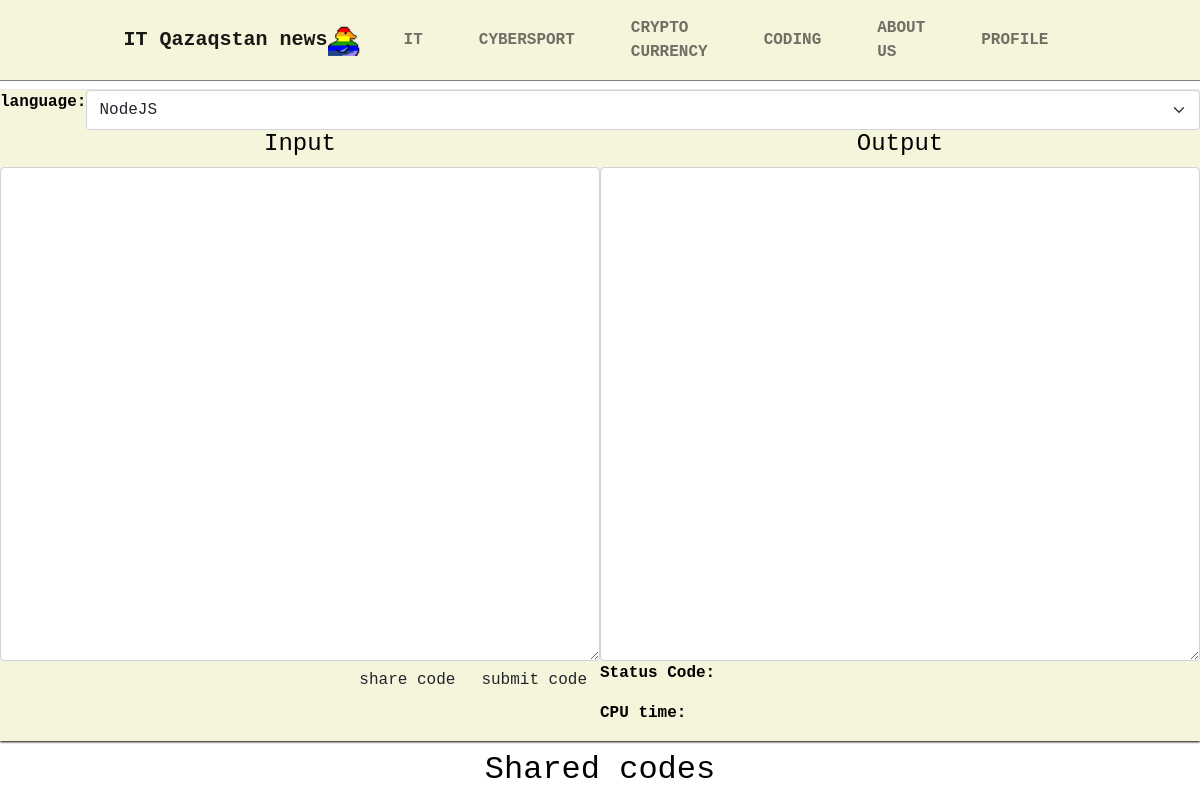
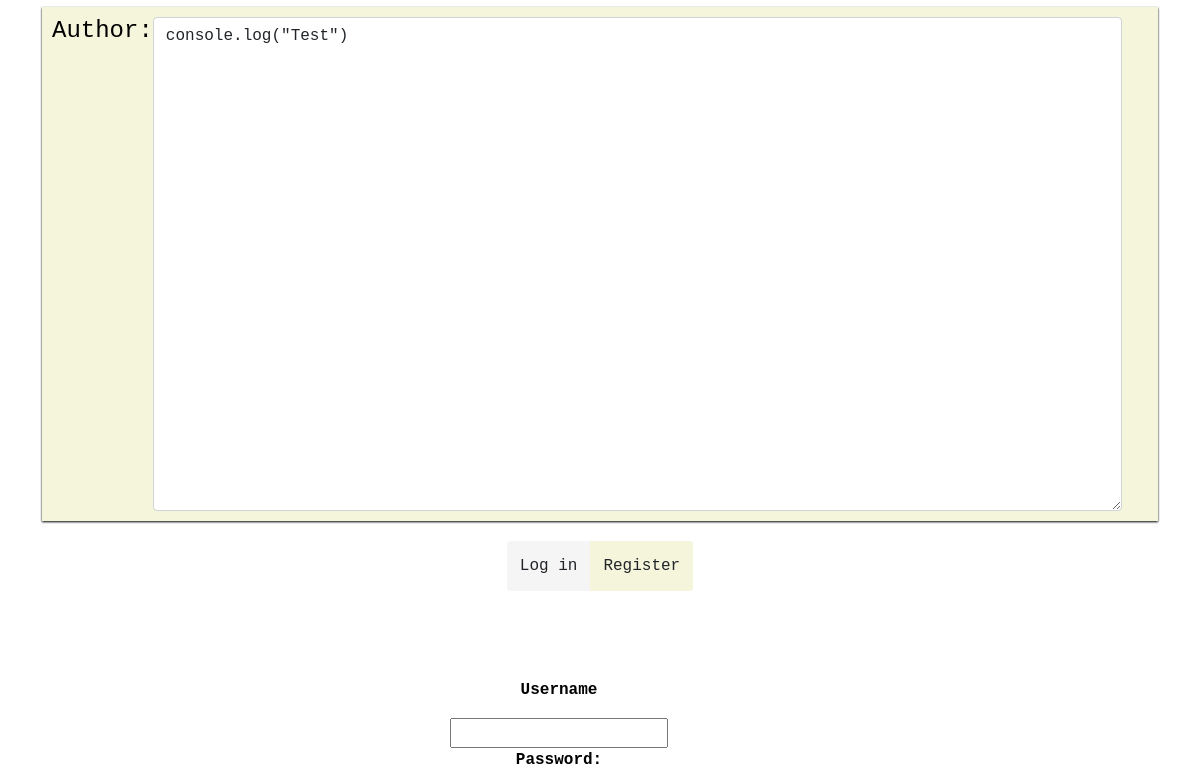
Page /en/coding (upper part) on the earlier database version (2 pictures, top to bottom).
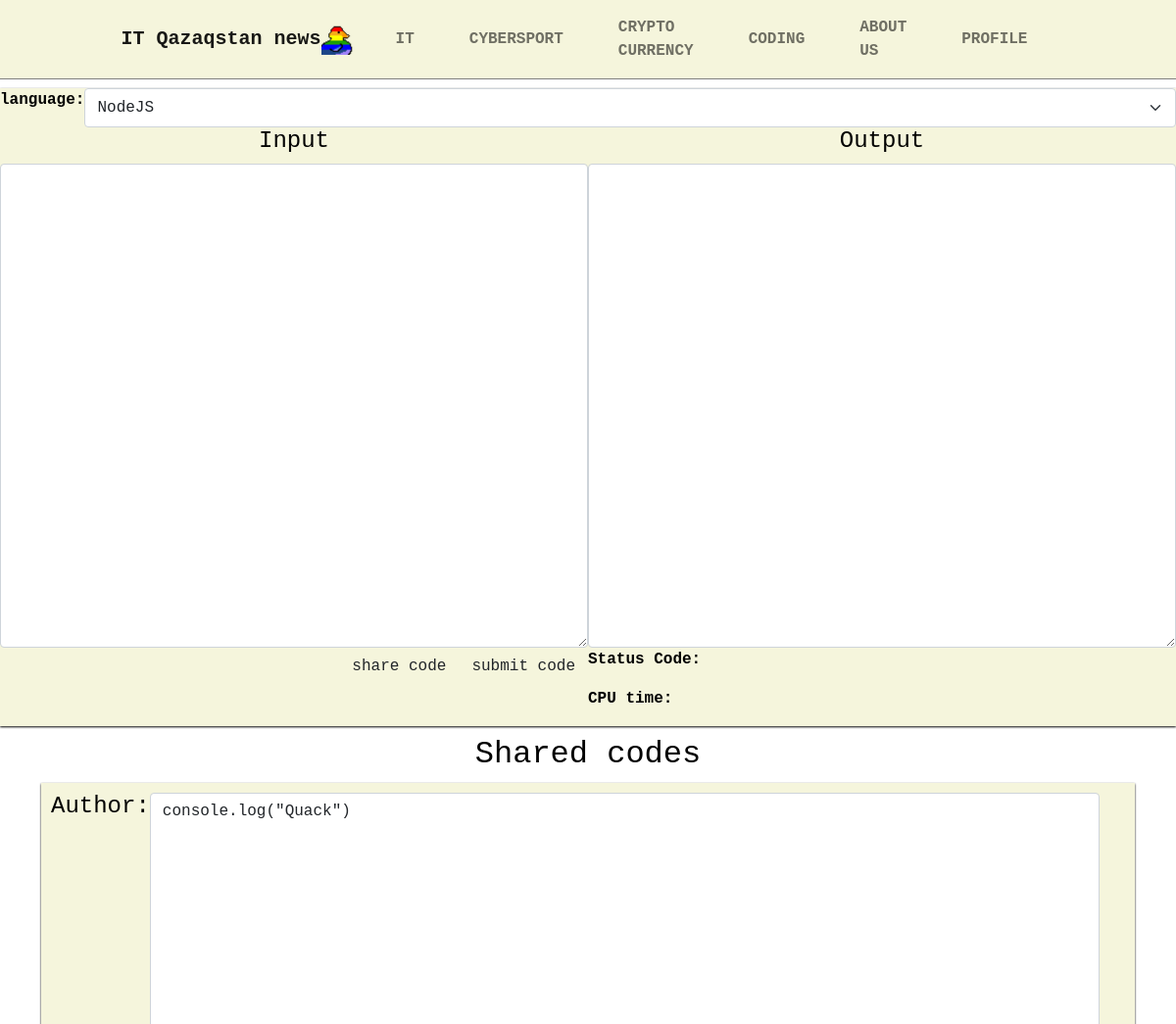
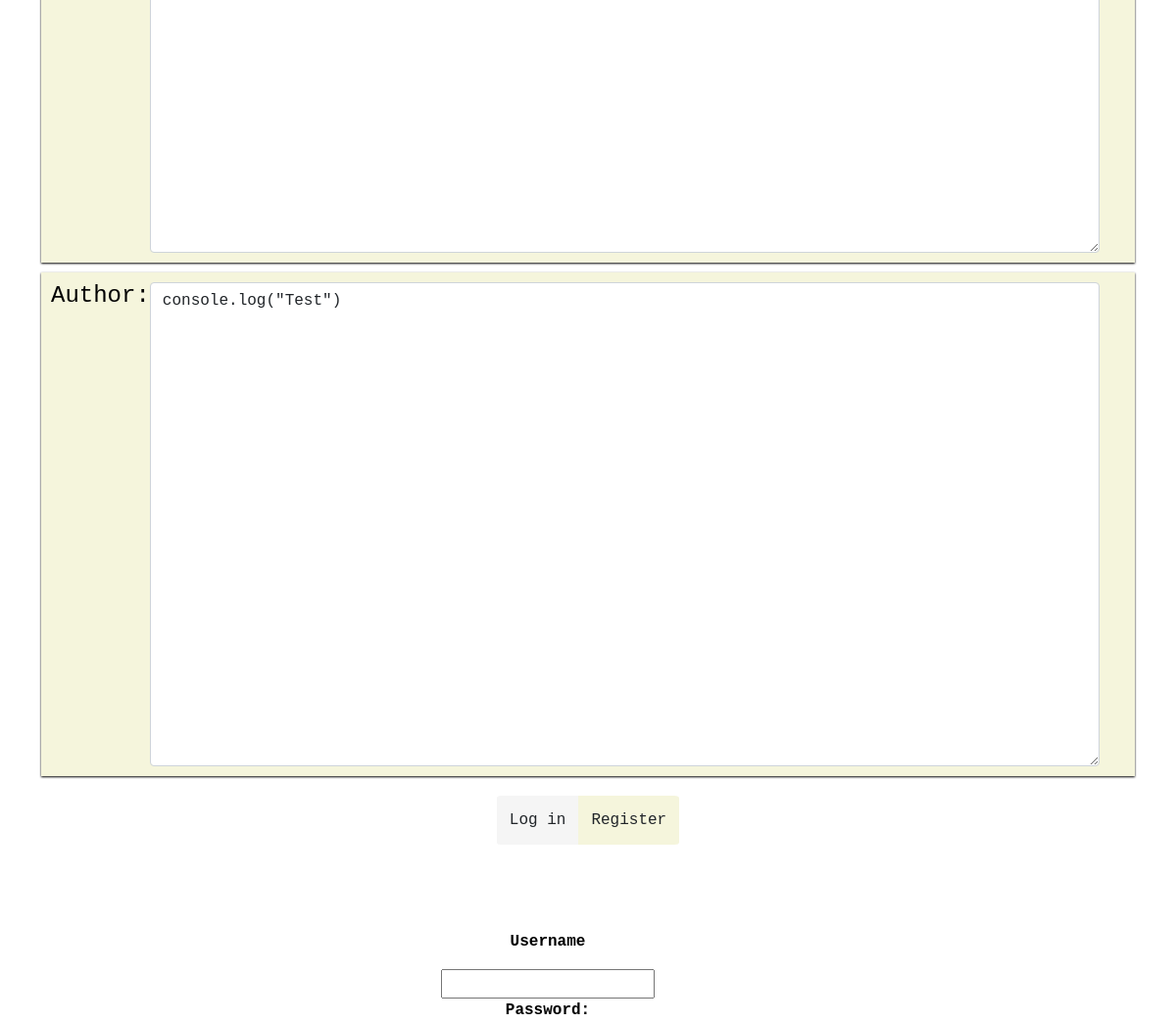
Same page on the later database version (2 pictures, top to bottom).
### main/models.py (models this page shows)
class Code(models.Model):
    code = models.TextField('code')
    publishing_date = models.DateTimeField('publishing date')

### main/views.py (the view, shortened to what this page needs)
# urls.py: path('en/coding', views.compile, name='compile'),
def compile(request):
    form = return_form(request)
    latest_codes = Code.objects.order_by('-publishing_date')[:10]
    return render(request, 'main/compile.html', {'latest_codes': latest_codes, 'form': form})

### main/forms.py
class RegisterUser(UserCreationForm):
    class Meta:
        model = User
        fields = ['username', 'password1', 'password2']

### main/views.py (called while the page is built)
def return_form(request):
    form = RegisterUser()
    if request.method == 'POST':
        form = RegisterUser(request.POST)
        if form.is_valid():
            form.save(commit=True)
    return form

### main/templates/main/compile.html (shortened to what this page needs)
{% extends 'main/base.html' %}
{% block content %}
        <form action = "{% url 'main:compile' %}" method="POST">
<div class="compiler">
    <div class="language">
        <p>language:</p>
        <select class="form-select" name="language_select" id="languages">
            <option value= "nodejs">NodeJS</option>
        </select>
</div>
<div class="coding">
    <div class="input" ><h4>Input</h4><textarea class="form-control" name="code" cols = 80 rows = 20 >{{user_code}}</textarea>
        <div class="buttons">
            <button class="btn" type="submit" name="submit_code" value="submit_code">submit code</button>
            <button class="btn" type="submit" name="share_code" value="share_code">share code</button>
        </div>
    </div>
<div class="output"><h4>Output</h4><textarea class="form-control" cols = 80 rows = 20>{{output.output}}</textarea>
    <p>Status Code: {{output.statusCode}}</p>
    <p>CPU time: {{output.cpuTime}}</p>
</div>
</div>
</div>
            </form>
<div class="container ">
    <h2>Shared codes</h2>
    {% if latest_codes %}
    {% for code in latest_codes %}
    <div class="share">
            <h4>Author:</h4>
            <textarea class="form-control" type="text" cols = 80 rows = 20 >{{code.code}}
                </textarea>
                <button class="btn" type="submit"></button></div>
    {% endfor %}
    {% endif %}
    </div>
{% endblock %}

Differences in the rows shown:
added Code: code "console.log(\"Quack\")"
